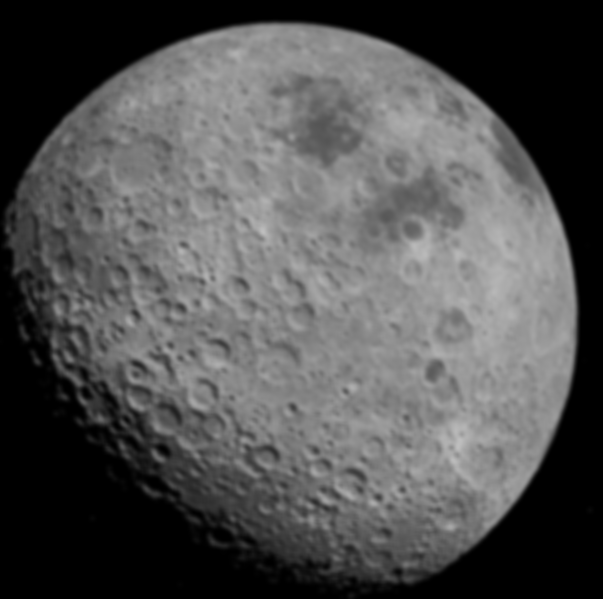
#> input picture dados/moon.tiff, 603 x 599 px
$ jupyter execute '5 - Realce de imagens.ipynb'
#> lines starting #> are read from the running program, lines starting #| are printed output that depends on the picture
# 1. Realce laplaciano

[cell 1]
import matplotlib.pyplot as plt
import numpy as np
import scipy.ndimage as ndi
from scipy.signal import convolve

img = plt.imread("../../dados/moon.tiff")
#> img is the input picture: shape (599, 603); min 0, max 190, mean 81.5
img_float = img.astype(float)
plt.figure(figsize=[6,6])
plt.imshow(img_float, "gray")

[cell 2]
# Filtro laplaciano
lap_filter = np.array([[0, -1, 0],
                       [-1, 4, -1],
                       [0, -1, 0]])

# Suaviza um pouco a imagem para eliminar ruídos na segunda derivada
img_smooth = ndi.gaussian_filter(img_float, sigma=1)
# Aplicação do laplaciano
img_lap = convolve(img_smooth, lap_filter, "same")
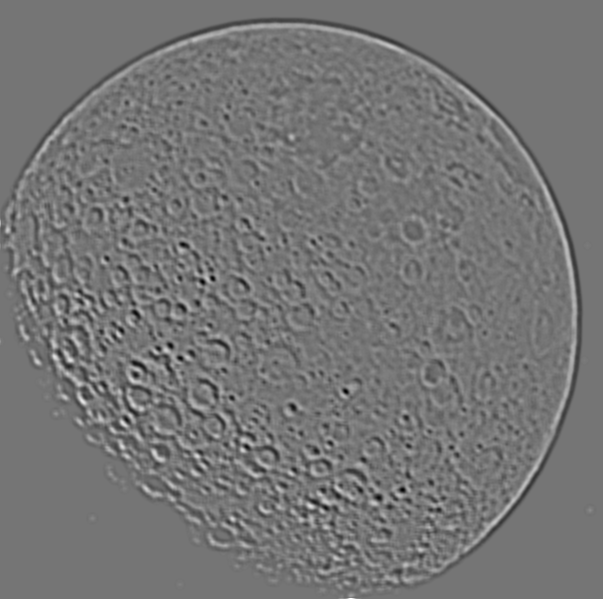
#> img_lap: shape (599, 603) float64; min -13.16, max 15.3, mean 0.000672; drawn with min black and max white
plt.figure(figsize=[6,6])
plt.imshow(img_lap, "gray")

Definimos uma imagem com mais nitidez através da soma da imagem original e a imagem resultante da aplicação do laplaciano:

[cell 3]
c = 5
img_improv = img_float+c*img_lap
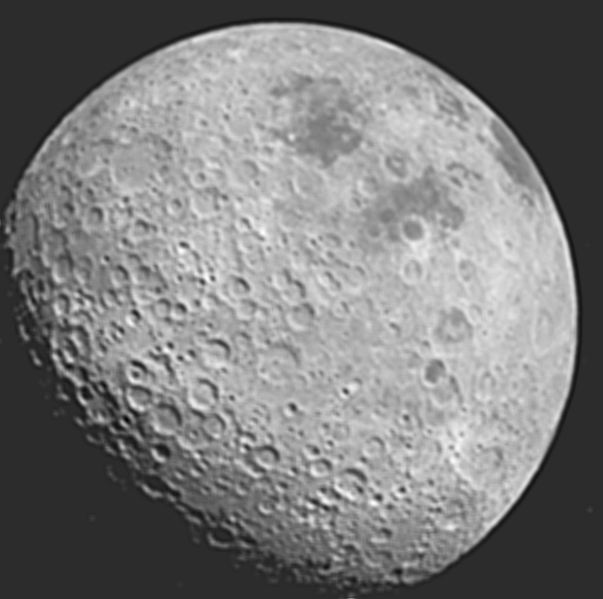
#> img_improv: shape (599, 603) float64; min -46.22, max 217.1, mean 81.5; drawn with min black and max white
# Limitamos os valores para o mesmo intervalo da imagem original
img_improv = np.clip(img_improv, img_float.min(), img_float.max())
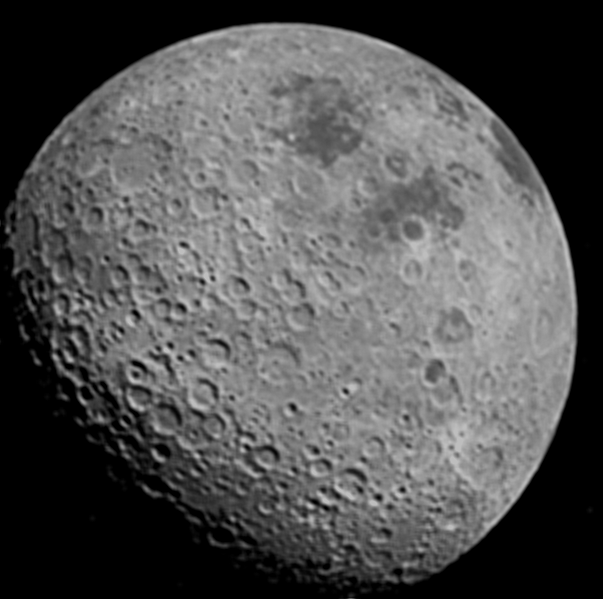
#> img_improv: shape (599, 603) float64; min 0, max 190, mean 81.7
plt.figure(figsize=[12, 6])
plt.subplot(1, 2, 1)
plt.imshow(img, "gray")
plt.subplot(1, 2, 2)
plt.imshow(img_improv, "gray")
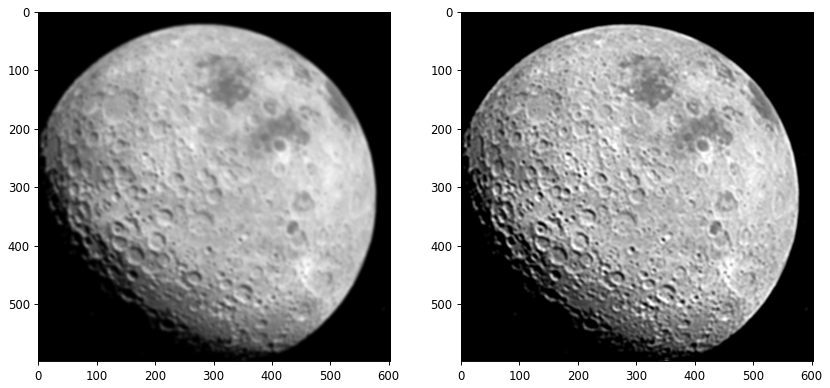
#> figure drawn by matplotlib, 2 panels

# 2. Realce highboost

Aplicamos uma suavização utilizando um valor alto de sigma para a gaussiana, e depois calculamos a diferença entre a imagem original e a suavizada

[cell 4]
img_smooth = ndi.gaussian_filter(img_float, sigma=5)
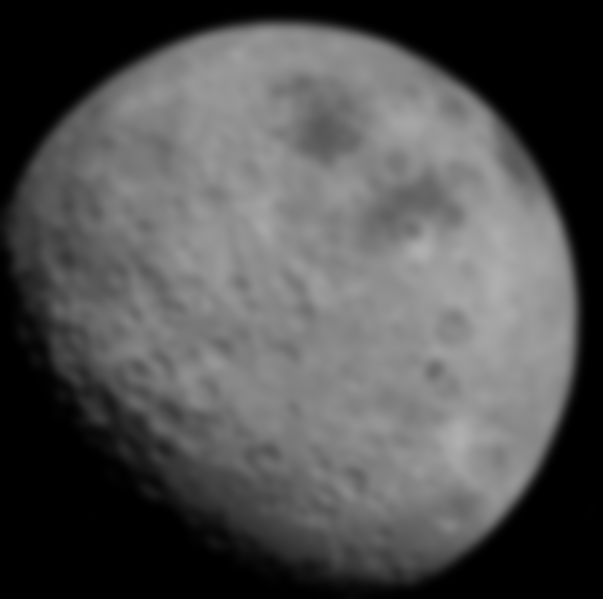
#> img_smooth: shape (599, 603) float64; min 0, max 176.1, mean 81.5
img_diff = img_float - img_smooth
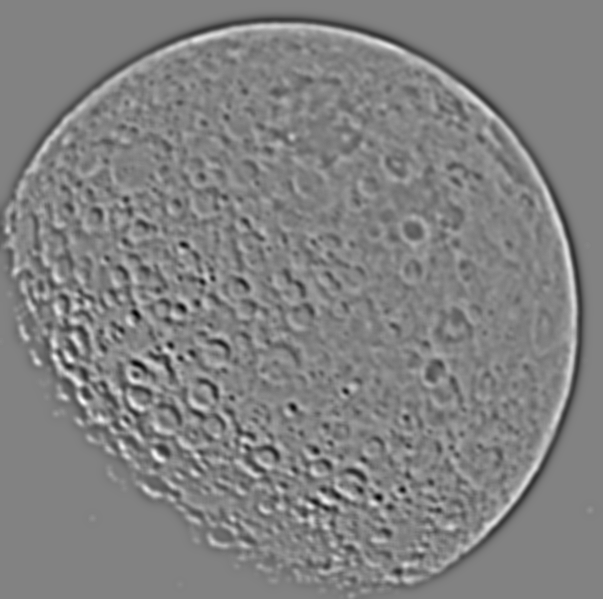
#> img_diff: shape (599, 603) float64; min -55.52, max 53.07, mean 0; drawn with min black and max white
plt.imshow(img_diff, "gray")

A imagem com maior nitidez é definida pela soma da imagem original com a imagem diferença calculada acima

[cell 5]
c = 1
img_boosted = img_float + c*img_diff
img_improv = np.clip(img_boosted, img_float.min(), img_float.max())

plt.figure(figsize=[12, 6])
plt.subplot(1, 2, 1)
plt.imshow(img, "gray")
plt.subplot(1, 2, 2)
plt.imshow(img_boosted, "gray")

$ run again, with dados/cameraman.tiff copied over dados/moon.tiff
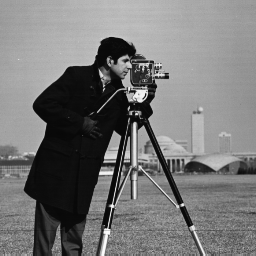
#> input picture dados/cameraman.tiff, 256 x 256 px
#> img is the input picture: shape (256, 256); min 7, max 253, mean 118.7
#> `img_boosted = img_float + c*img_diff`:
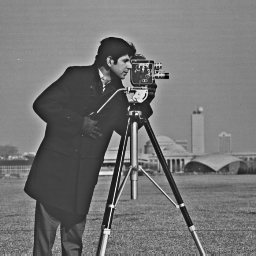
#> img_boosted: shape (256, 256) float64; min -125.2, max 405, mean 118.7; drawn with min black and max white
#> `img_improv = np.clip(img_boosted, img_float.min(), img_float.max())`:
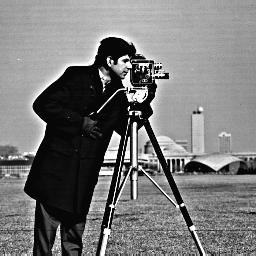
#> img_improv: shape (256, 256) float64; min 7, max 253, mean 121.6

$ run again, with dados/cat.tiff copied over dados/moon.tiff
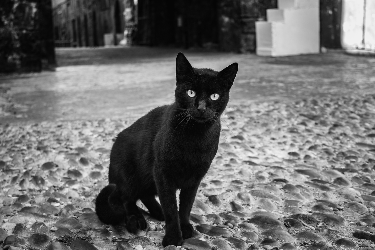
#> input picture dados/cat.tiff, 375 x 250 px
#> img is the input picture: shape (250, 375); min 0, max 243, mean 107.1
#> `img_boosted = img_float + c*img_diff`:
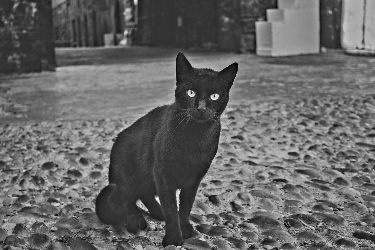
#> img_boosted: shape (250, 375) float64; min -97.04, max 413.1, mean 107.1; drawn with min black and max white
#> `img_improv = np.clip(img_boosted, img_float.min(), img_float.max())`:
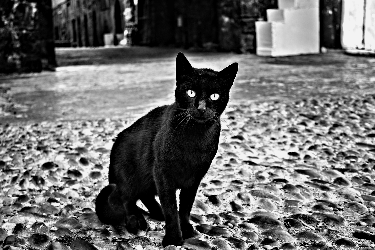
#> img_improv: shape (250, 375) float64; min 0, max 243, mean 107.3

$ run again, with dados/city_dark.tiff copied over dados/moon.tiff
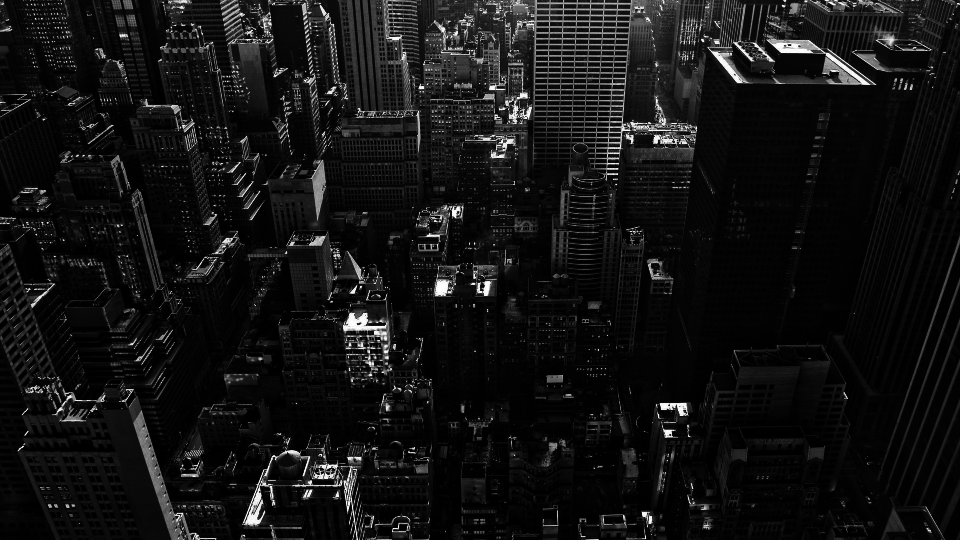
#> input picture dados/city_dark.tiff, 960 x 540 px
#> img is the input picture: shape (540, 960); min 0, max 255, mean 19.1
#> `img_boosted = img_float + c*img_diff`:
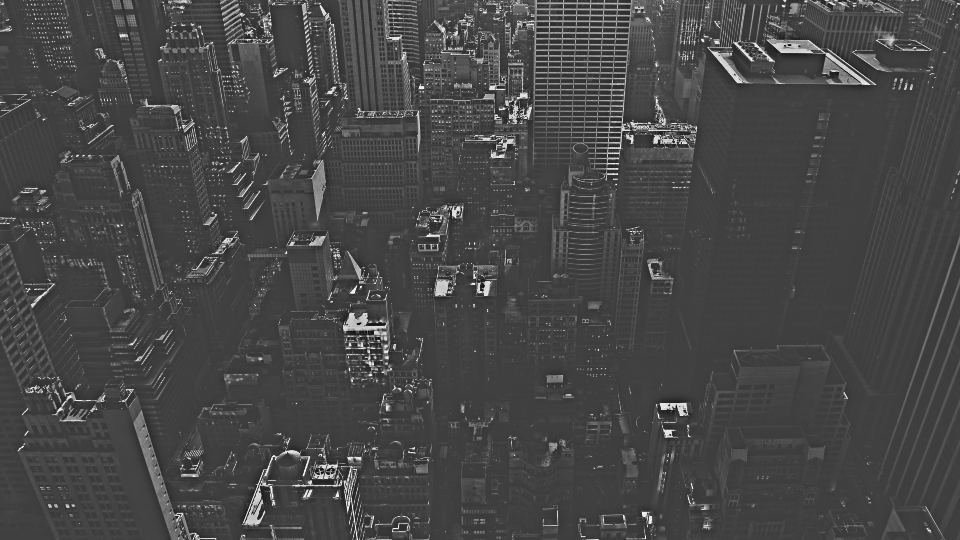
#> img_boosted: shape (540, 960) float64; min -156.7, max 469.9, mean 19.1; drawn with min black and max white
#> `img_improv = np.clip(img_boosted, img_float.min(), img_float.max())`:
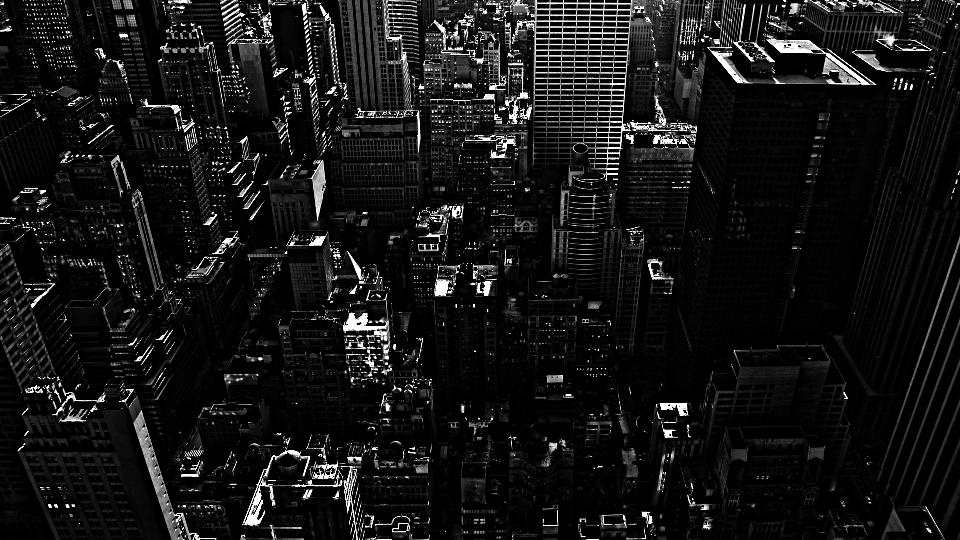
#> img_improv: shape (540, 960) float64; min 0, max 255, mean 21.4
